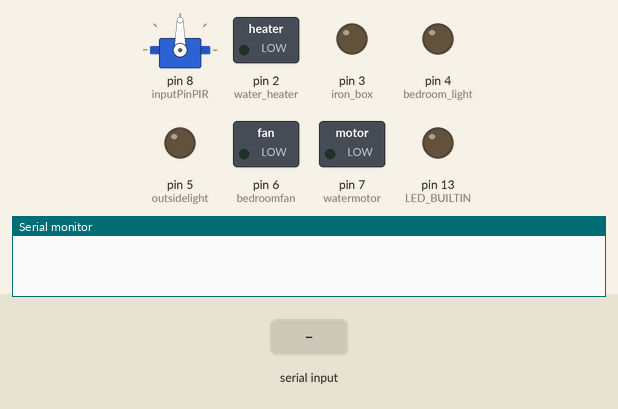
Bench run of a sketch on a simulated Arduino Uno, built with avr-gcc and run on an emulated ATmega328P. Parts: servo, switched loads named in the sketch (green lamp = pin HIGH), output pins drawn as LEDs (lit = HIGH), the last lines printed to the serial monitor. The inputs (shaded band) are chosen by the test bench.

Above: at 1.2 s.
1.3 s: "a" received over Serial
At 2.3 s:
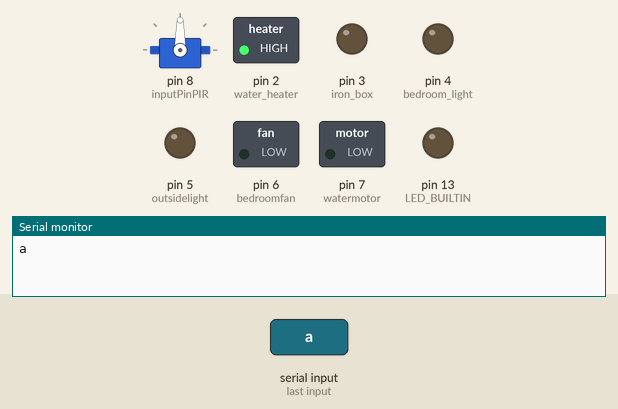
2.8 s: byte 109 ('m') received over Serial
At 3.5 s:
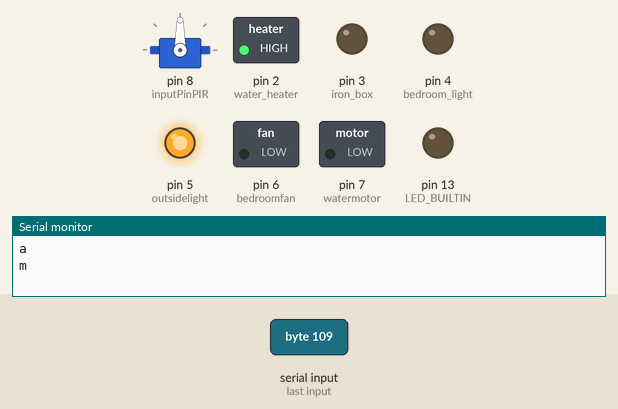
4.3 s: byte 120 ('x') received over Serial
At 4.6 s:
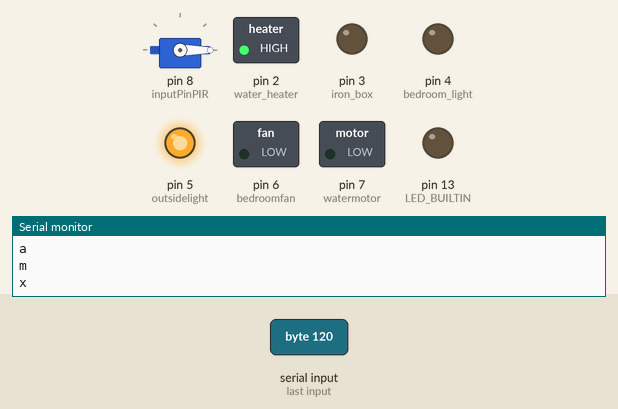
5.8 s: byte 110 ('n') received over Serial
At 7.0 s:
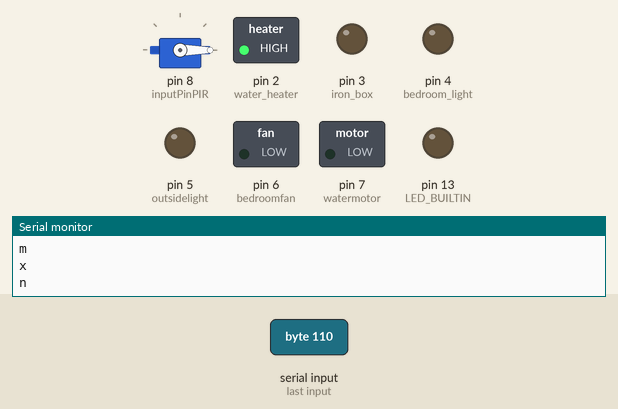
7.3 s: byte 121 ('y') received over Serial
At 8.1 s:
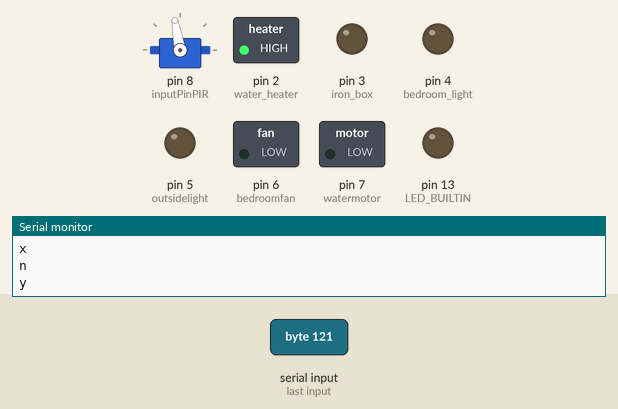
8.8 s: "b" received over Serial
At 9.3 s:
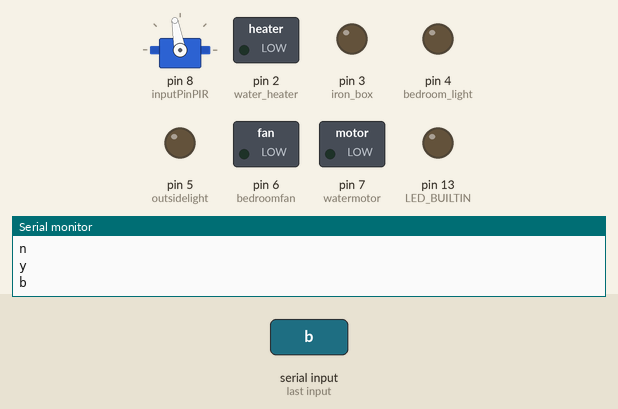
Timing chart, 0 to 11.3 s (numbered marks = the images above; inputs shaded):
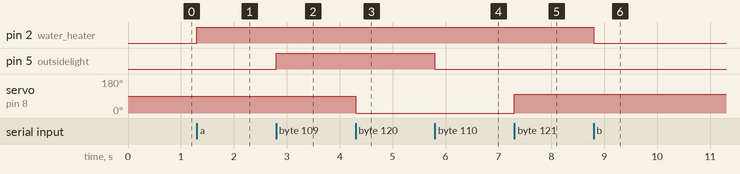

The sketch:

Code_BackUp.ino
```cpp
#include "Servo.h"

Servo servoD1;


char incomingByte;

int  water_heater = 2;
int  iron_box = 3;
int  bedroom_light = 4;
int  bedroomfan = 6;
int watermotor = 7;
int outsidelight = 5;

int inputPinPIR = 8;

int pirState = LOW;
int ldrState = LOW;

int waterlevel_empty_state= LOW;
int waterlevel_full_state= LOW;

int val = 0;
int sensorPin = A0;
int sensorValue = 0;
int level0= 9;
int level1= 10;

int empty = 0;
int full = 0;


void setup() {


   Serial.begin(9600);
  pinMode(9, OUTPUT);


  pinMode(inputPinPIR,INPUT);

  pinMode(water_heater,OUTPUT);
  pinMode(iron_box,OUTPUT);
  pinMode(bedroom_light,OUTPUT);
   pinMode(bedroomfan,OUTPUT);
   pinMode(watermotor,OUTPUT);
   pinMode(outsidelight,OUTPUT);

     pinMode(LED_BUILTIN, OUTPUT);

     pinMode (level0,INPUT);
     pinMode (level1,INPUT);

       servoD1.attach(8);


}

void loop() {

  if (Serial.available() > 0 )
  {
    incomingByte = Serial.read();
 Serial.println(incomingByte);


    if(incomingByte == 'b')
    {
       digitalWrite(water_heater, LOW);

    }


    if(incomingByte == 'a')
    {
       digitalWrite(water_heater, HIGH);

    }

    if(incomingByte == 'd')
    {
       digitalWrite(iron_box, LOW);
    }


    if(incomingByte == 'c')
    {
       digitalWrite(iron_box, HIGH);
    }

    if(incomingByte == 'f')
    {
       digitalWrite(bedroom_light, LOW);
    }


    if(incomingByte == 'e')
    {
       digitalWrite(bedroom_light, HIGH);
    }

        if(incomingByte == 'h')
    {
       digitalWrite(bedroomfan, LOW);
    }


    if(incomingByte == 'g')
    {
       digitalWrite(bedroomfan, HIGH);
    }

          if(incomingByte == 'l')
    {
       digitalWrite(watermotor, LOW);
    }


    if(incomingByte == 'k')
    {
       digitalWrite(watermotor, HIGH);
    }

           if(incomingByte == 'n')
    {
       digitalWrite(outsidelight, LOW);
    }


    if(incomingByte == 'm')
    {
       digitalWrite(outsidelight, HIGH);
    }

     if(incomingByte == 'x')
    {
      servoD1.write(-30);   //door close
    }


    if(incomingByte == 'y')
    {
       servoD1.write(100);  //door open
    }

 }


//
////************************************************* P I R SENSOR ***************************
////
//    val = digitalRead(inputPinPIR);
//  if (val == HIGH)
//  {
//
//    if (pirState == LOW)
//    {
//      //digitalWrite(6, HIGH);
//      Serial.println("0001");
//      pirState = HIGH;
//      delay(1000);
//    }
//  }
//  else
//  {
//
//    if (pirState == HIGH){
//
//      Serial.println("0000");
//     //digitalWrite(6, LOW);
//      pirState = LOW;
//    }
//  }
//
////************************************************* L D R SENSOR ***************************
//sensorValue = analogRead(sensorPin);
//
//if(sensorValue<100)
//{
//
//   if (ldrState == LOW)
//    {
//
//      Serial.println("1111");
//      ldrState = HIGH;
//
//    }
//}
//else
//{
//
//    if (ldrState == HIGH){
//
//     Serial.println("1110");
//
//      ldrState = LOW;
//   }
//    delay(500);
//}
//************************************************* WATER LEVEL EMPTY***************************

//     empty=digitalRead(level0);
//  if (empty == HIGH)
//  {
//
//    if (waterlevel_empty_state == LOW)
//    {
//
//    //  Serial.println("WATER LEVEL LOW");
//      waterlevel_empty_state = HIGH;
//    }
//  }
//  else
//  {
//
//    if (waterlevel_empty_state == HIGH)
//    {
//         Serial.println("1010");
//     waterlevel_empty_state = LOW;
//    }
//  }

//************************************************* WATER LEVEL FULL***************************
//full=digitalRead(level1);
// if (full == HIGH)
//  {
//   // digitalWrite(ledPin, HIGH);
//    if (waterlevel_full_state == LOW)
//    {
//      Serial.println("1011");
//      //Serial.println("WATER LEVEL FULL");
//      waterlevel_full_state = HIGH;
//
//    }
//  }
//  else
//  {
//    if (waterlevel_full_state == HIGH)
//    {
//     waterlevel_full_state = LOW;
//    }
//  }
//****************************************************************************
//Serial.flush();
}
```

Measured:
- after the input at 1.3 s, pin 2 (water_heater): LOW → HIGH at once
- after the input at 2.8 s, pin 5 (outsidelight): LOW → HIGH at once
- after the input at 4.3 s, servo on pin 8 (inputPinPIR): 90° → 0° at once
- after the input at 5.8 s, pin 5 (outsidelight): HIGH → LOW at once
- after the input at 7.3 s, servo on pin 8 (inputPinPIR): 0° → 100° at once
- after the input at 8.8 s, pin 2 (water_heater): HIGH → LOW at once
